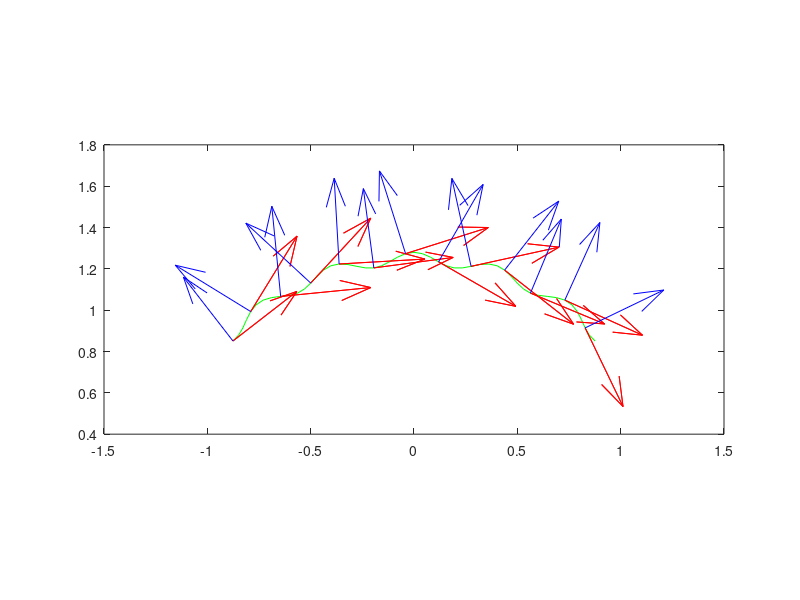

Write the MATLAB code that produced this figure.

g_a = 0.03;
g_f = 20;

R = 1/0.8;

L = 2;
p = 50;



%L = R*2*start_corner;

delta = L/p;

a1 = 0:delta:L;
a2 = 0;%[0.025, 0, -0.025]

ar = pi/2+(L-2.*a1)/(2*R);

x=(R + a2).*cos(ar) + g_a.*cos(g_f.*ar).*cos(ar);
y=(R + a2).*sin(ar) + g_a.*cos(g_f.*ar).*sin(ar);

%ar_grad = ar*180/pi
figure
plot(x,y, 'g');
hold on;
alpha1=a1(1:4:end);
alpha2=a2(1:4:end);

q=1+alpha2./R;
ar = (pi*R+L)/(2*R) - alpha1./R;
w = 1+alpha2./R+g_a*cos(g_f*ar)./R;
z = g_a*g_f*sin(g_f*ar)./R;


x=(R + a2 + g_a.*cos(g_f.*ar)).*cos(ar)
y=(R + a2 + g_a.*cos(g_f.*ar)).*sin(ar)

r11=(w.*sin(ar)+z.*cos(ar))
r12=(-w.*cos(ar)+z.*sin(ar))

quiver (x,y, r11, r12, 'r')

r21=-r12;
r22=r11;

quiver (x,y, r11, r12, 'r')
hold on;
quiver (x,y, r21, r22, 'b')

daspect([1 1 1])
